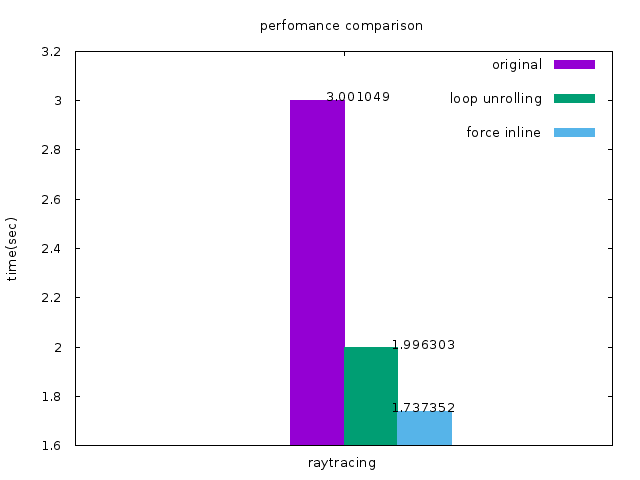

The gnuplot source for this figure:
reset
set ylabel 'time(sec)'
set style fill solid
set title 'perfomance comparison'
set term png enhanced font 'Verdana,10'
set output 'runtime.png'

plot [:]'output.txt' using 2:xtic(1) with histogram title 'original', \
'' using ($0+0.06):($2+0.015):2 with labels title ' ', \
'' using 3:xtic(1) with histogram title 'loop unrolling'  , \
'' using ($0+0.3):($3+0.015):3 with labels title ' ', \
'' using 4:xtic(1) with histogram title 'force inline'  , \
'' using ($0+0.3):($4+0.015):4 with labels title ' '
